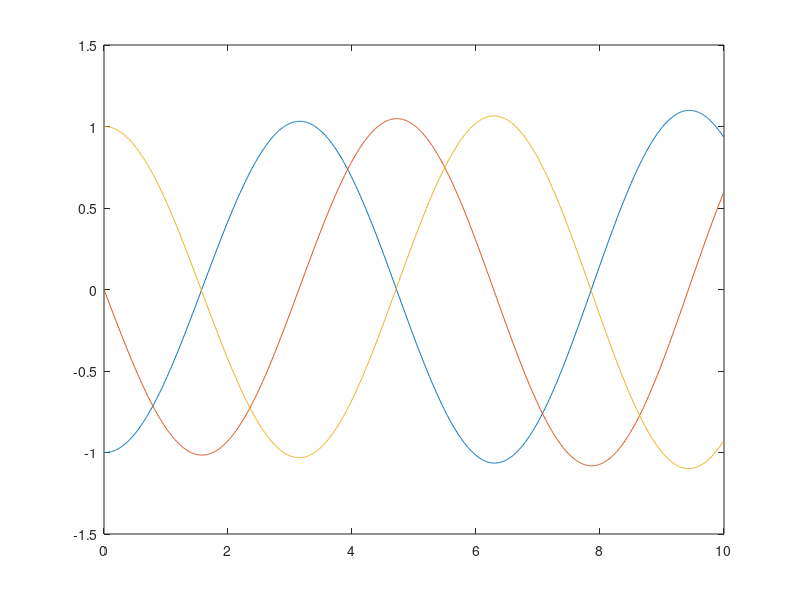

Recreate this plot in MATLAB. (Note: this script raises an error after producing the figure.)

timestep = 0.01;
runtime = 10;

m = 1; % mass in kg
k = 1; % spring constant in N/m
xo = 1; % initial position in m

a = zeros(1,runtime/timestep);
v = zeros(1,runtime/timestep);
x = zeros(1,runtime/timestep);
pe = zeros(1,runtime/timestep);
ke = zeros(1,runtime/timestep);
time = zeros(1,runtime/timestep);

a(1,1) = -(k * xo) / m;
v(1,1) = 0;
x(1,1) = xo;
ke(1,1) = 0;
pe(1,1) = 0.5 * k * xo^2;

for i = 2 : runtime/timestep
    time(1,i) = time(1,i-1) + timestep;
    a(1,i) = -(k * x(1,i-1)) / m;
    v(1,i) = v(1,i-1) + a(1,i-1) * timestep;
    x(1,i) = x(1,i-1) + v(1,i-1) * timestep;
    ke(1,i) = 0.5 * m * v(1,i)^2;
    pe(1,i) = 0.5 * k * x(1,i)^2;
end

plot(time,a)
hold on;
plot(time,v)
plot(time,x)
hold off;
legend('acceleration','velocity','position')